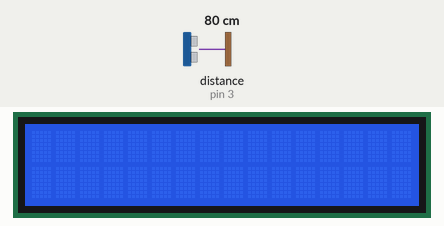
Simulated run of this sketch. Board: Arduino Uno, built with avr-gcc and run on an emulated ATmega328P. Parts: 16×2 character LCD. Wiring (inferred from the names in the program): ultrasonic range finder: trigger pin 2; echo pin 3. Inputs (shaded band) come from the test bench; at power-on: distance to the obstacle (sensor on pin 3) 80 cm. The echo pulse lasts 58.3 µs per cm.

Above: at 1.2 s.
1.3 s: distance to the obstacle (sensor on pin 3) set to 35 cm
At 2.6 s:
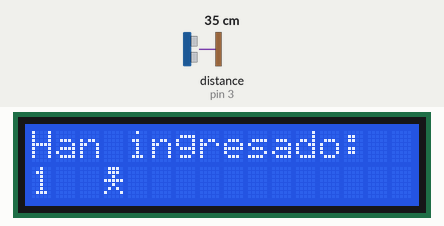
At 5.7 s:
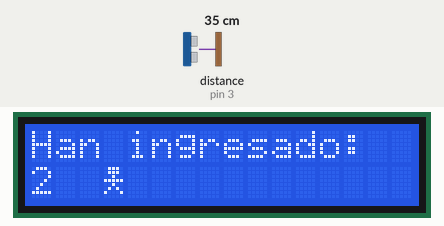
Timing chart, 0 to 7.2 s (numbered marks = the images above; inputs shaded):
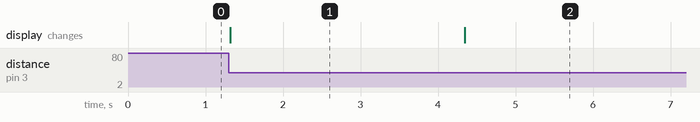

Measured:
- after the input at 1.3 s, the display: changes at once (image 1)
- what the display in image 1 shows lasts 3.0 s, from 1.3 s to 4.3 s

The sketch:

HC-SR04_LCD_Contador_de_personas.ino
```cpp
#include <Wire.h>
#include <LiquidCrystal_I2C.h>
LiquidCrystal_I2C lcd(0X27,16,2);
#define Trigger 2
#define Echo 3
int contador_personas=0;
byte cuerpo[8] = {B01110,B01110,B00100,B11111,B00100,B01010,B10001,B00000,};
void setup(){
  lcd.init();
  lcd.backlight();
  lcd.clear();
  pinMode(Echo,INPUT);
  pinMode(Trigger,OUTPUT);
  digitalWrite(Trigger,LOW);
  lcd.createChar (7,cuerpo);}
void loop(){
  digitalWrite (Trigger, HIGH);
  delayMicroseconds(10);
  digitalWrite (Trigger, LOW);
  int sensor = pulseIn (Echo, HIGH);
  int distancia = sensor/59;
  if(distancia>=25&&distancia<=75){
     contador_personas++;
     lcd.setCursor(0,0);
     lcd.print("Han ingresado: ");
     lcd.setCursor(0,1);
     lcd.print(contador_personas);
     lcd.setCursor(3,1);
     lcd.write (byte (7));
     delay(3000);} }
```
